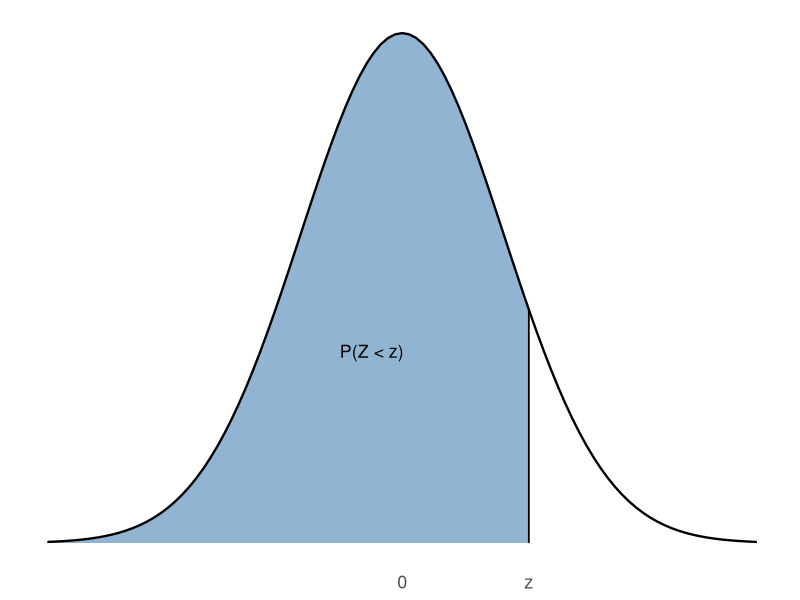

Here is the R script that generated this plot:
## ---- chunk 1
#| label: fig-z-table-area
#| fig-cap: "The table gives the shaded area: the area under the standard normal curve to the left of $z$."
#| echo: false
#| fig-width: 5
#| fig-height: 2.4
library(ggplot2)
z0 <- 1.25
shade <- data.frame(x = seq(-3.5, z0, length.out = 200))
shade$y <- dnorm(shade$x)
ggplot() +
  geom_area(data = shade, aes(x = x, y = y), fill = "steelblue", alpha = 0.6) +
  stat_function(fun = dnorm, xlim = c(-3.5, 3.5), linewidth = 0.8) +
  annotate("segment", x = z0, xend = z0, y = 0, yend = dnorm(z0),
           linewidth = 0.6) +
  annotate("text", x = -0.3, y = 0.15, label = "P(Z < z)", size = 4.5) +
  scale_x_continuous(breaks = c(0, z0), labels = c("0", "z")) +
  labs(x = NULL, y = NULL) +
  theme_minimal() +
  theme(axis.text.y = element_blank(), panel.grid = element_blank(),
        axis.text.x = element_text(size = 13))
## ---- chunk 2
#| echo: false
# rows are z to one decimal; columns add the second decimal (away from 0)
z_table <- function(rows) {
  cols <- seq(0, 0.09, by = 0.01)
  sgn <- ifelse(rows < 0 | (rows == 0 & 1 / rows < 0), -1, 1)
  areas <- outer(rows, cols, function(r, c) pnorm(r + sgn[match(r, rows)] * c))
  body <- matrix(sprintf("%.4f", areas), nrow = length(rows))
  labels <- sprintf("%.1f", abs(rows))
  labels <- ifelse(sgn < 0, paste0("−", labels), labels)
  out <- data.frame(z = paste0("**", labels, "**"), body)
  names(out) <- c("$z$", sprintf("%.2f", cols))
  out
}
## ---- chunk 3
#| label: tbl-z-negative
#| tbl-cap: "Standard normal table: areas to the left of $z$, for negative $z$."
#| echo: false
knitr::kable(z_table(c(-seq(3.4, 0.1, by = -0.1), -0)), align = "c")
## ---- chunk 4
#| label: tbl-z-positive
#| tbl-cap: "Standard normal table: areas to the left of $z$, for positive $z$."
#| echo: false
knitr::kable(z_table(seq(0, 3.4, by = 0.1)), align = "c")
